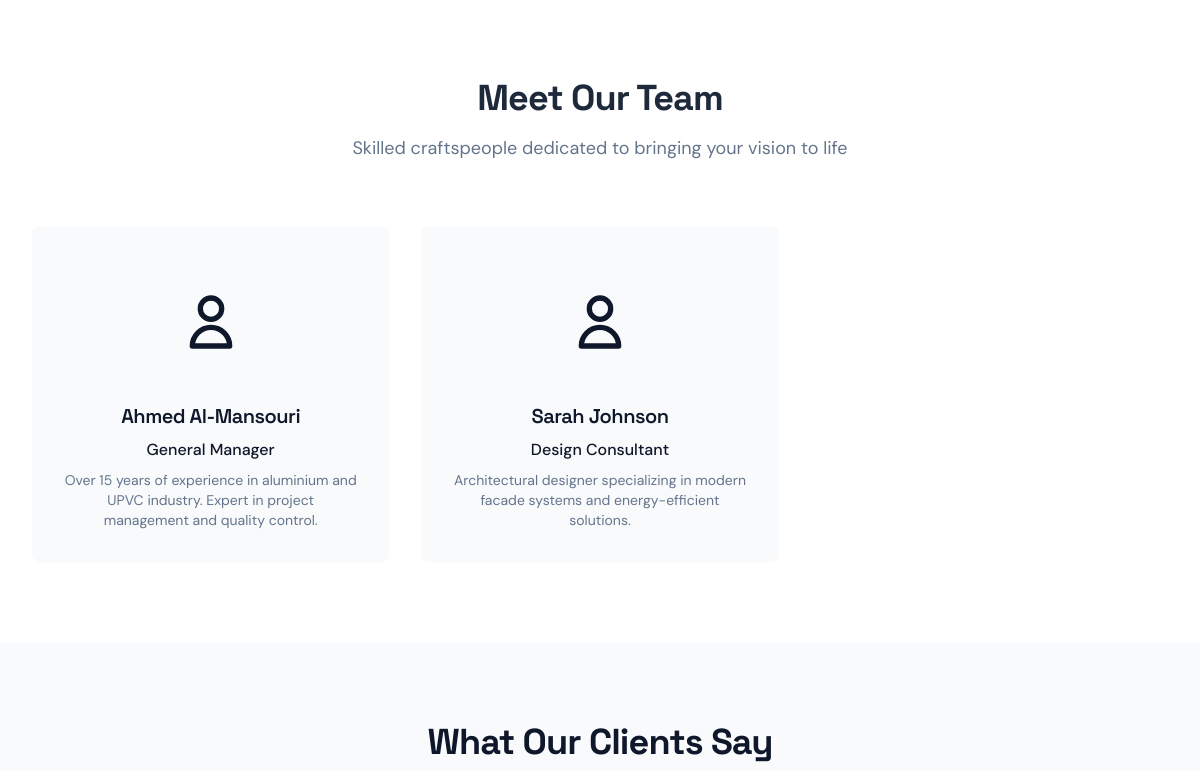
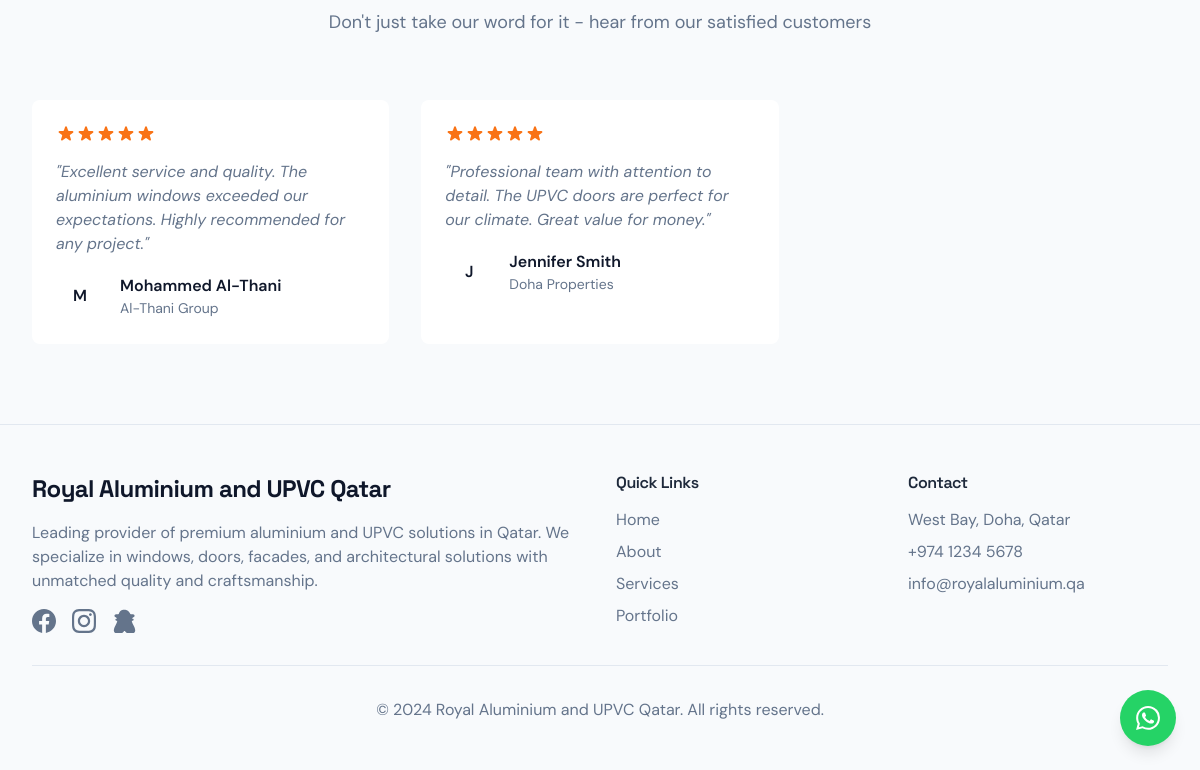
Page /about/ (lower part) on the earlier database version (2 pictures, top to bottom).
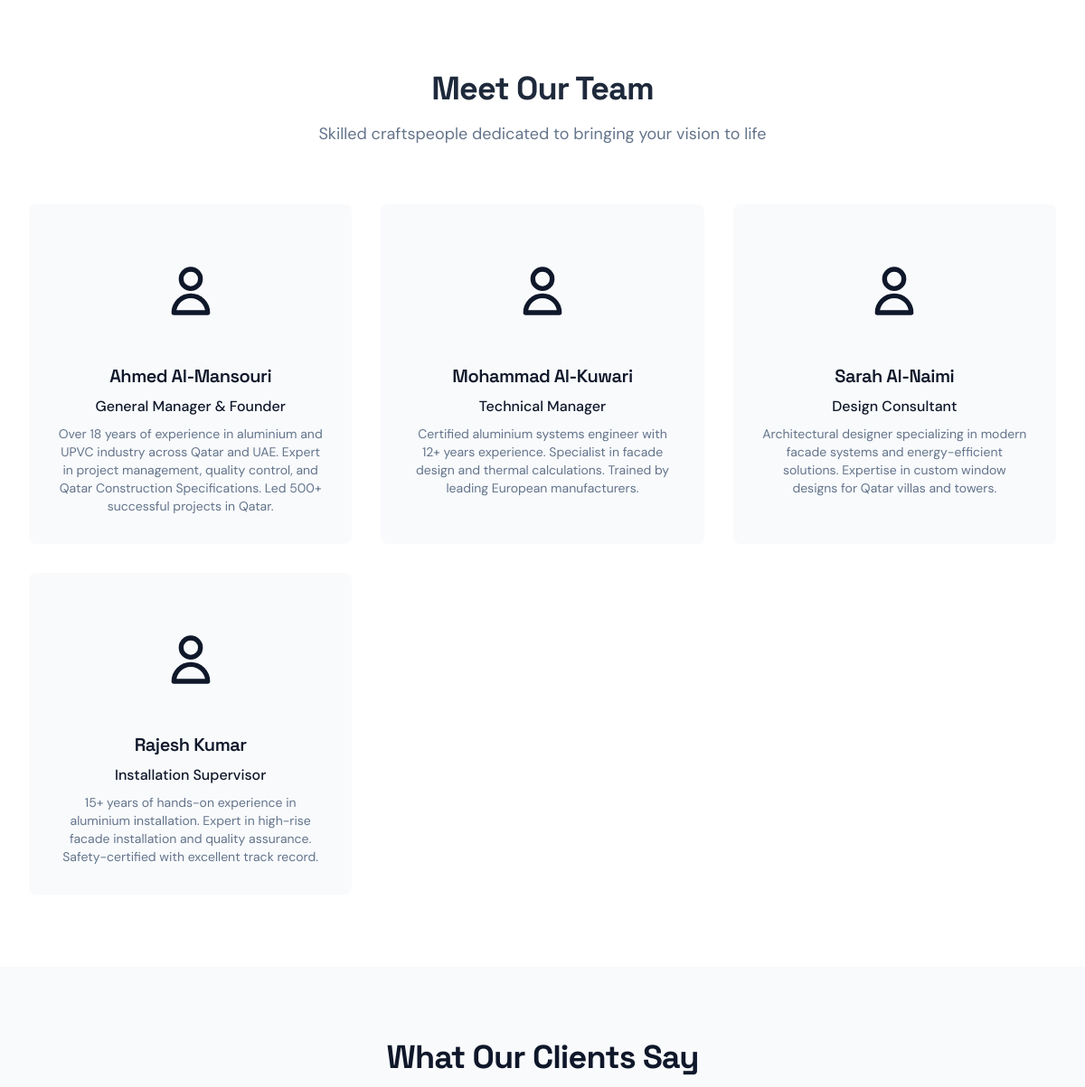
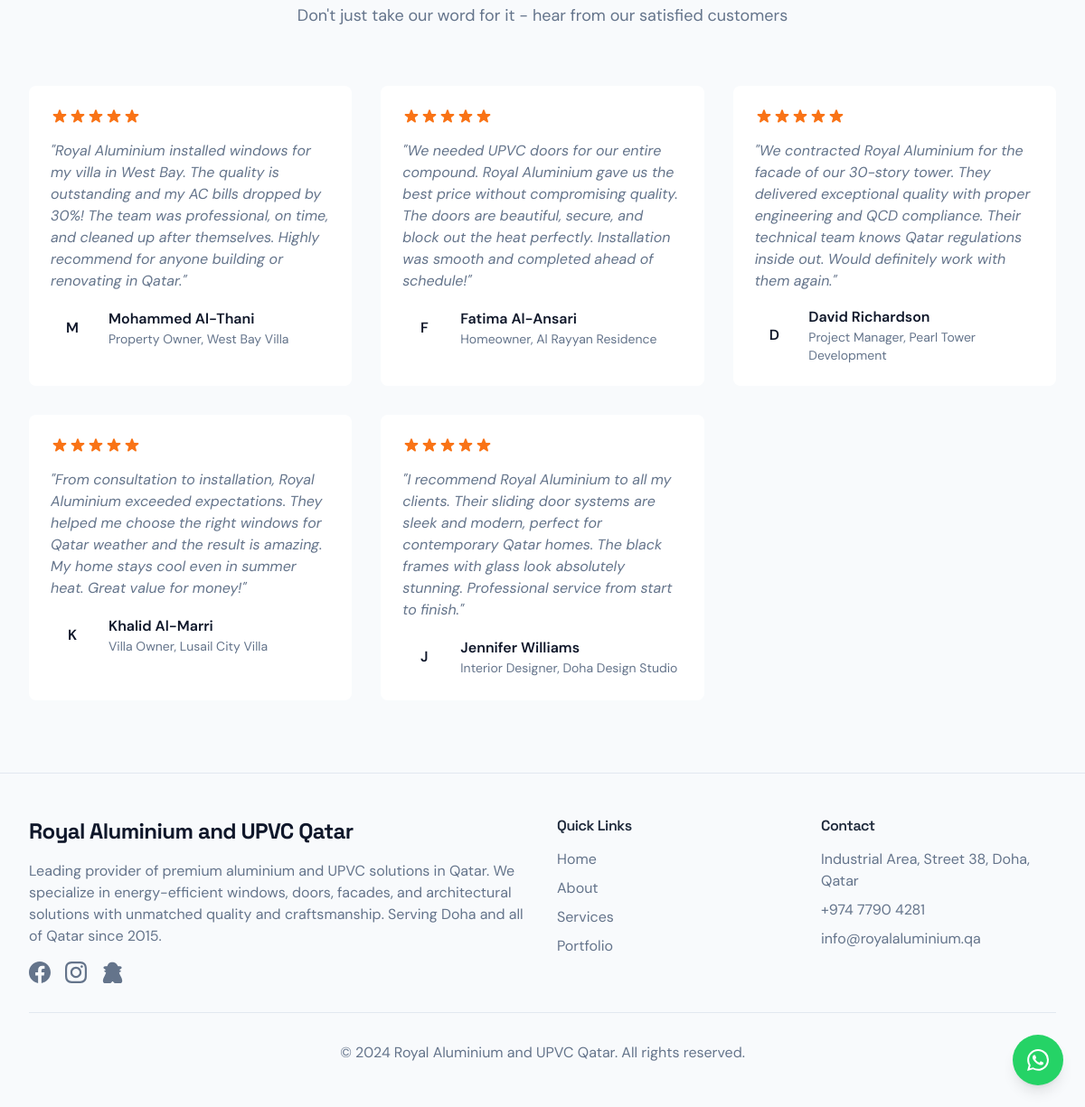
Same page on the later database version (2 pictures, top to bottom).
### millwork_site/models.py (models this page shows, shortened)
class TeamMember(models.Model):
    name = models.CharField(max_length=100)
    name_arabic = models.CharField(max_length=100, blank=True)
    position = models.CharField(max_length=100)
    position_arabic = models.CharField(max_length=100, blank=True)
    bio = models.TextField(blank=True)
    bio_arabic = models.TextField(blank=True)
    image = models.ImageField(upload_to='team/', blank=True, null=True)
    is_active = models.BooleanField(default=True)
    order = models.PositiveIntegerField(default=0)
    created_at = models.DateTimeField(auto_now_add=True)
    class Meta:
        ordering = ['order', 'name']

class Testimonial(models.Model):
    customer_name = models.CharField(max_length=100)
    customer_name_arabic = models.CharField(max_length=100, blank=True)
    position = models.CharField(max_length=100, blank=True)
    position_arabic = models.CharField(max_length=100, blank=True)
    company = models.CharField(max_length=100, blank=True)
    company_arabic = models.CharField(max_length=100, blank=True)
    testimonial = models.TextField()
    testimonial_arabic = models.TextField(blank=True)
    image = models.ImageField(upload_to='testimonials/', blank=True, null=True)
    rating = models.PositiveIntegerField(default=5, choices=[(i, i) for i in range(1, 6)])
    is_active = models.BooleanField(default=True)
    order = models.PositiveIntegerField(default=0)
    created_at = models.DateTimeField(auto_now_add=True)
    class Meta:
        ordering = ['order', '-created_at']

class CompanyInfo(models.Model):
    name = models.CharField(max_length=200, default="Royal Aluminium and UPVC Qatar")
    name_arabic = models.CharField(max_length=200, default="رويال الألمنيوم واليو بي في سي قطر")
    description = models.TextField()
    description_arabic = models.TextField(blank=True)
    address = models.CharField(max_length=500)
    address_arabic = models.CharField(max_length=500, blank=True)
    phone = models.CharField(max_length=20)
    email = models.EmailField()
    whatsapp = models.CharField(max_length=20, blank=True)
    weekday_hours = models.CharField(max_length=100, default="8:00 AM - 6:00 PM", help_text="Monday to Friday hours")
    weekday_hours_arabic = models.CharField(max_length=100, blank=True, help_text="Monday to Friday hours in Arabic")
    saturday_hours = models.CharField(max_length=100, default="9:00 AM - 4:00 PM", help_text="Saturday hours")
    saturday_hours_arabic = models.CharField(max_length=100, blank=True, help_text="Saturday hours in Arabic")
    sunday_hours = models.CharField(max_length=100, default="Closed", help_text="Sunday hours (e.g., 'Closed' or time)")
    sunday_hours_arabic = models.CharField(max_length=100, default="مغلق", help_text="Sunday hours in Arabic")
    service_areas = models.TextField(blank=True, help_text="Comma-separated list of areas served (e.g., Doha, Lusail, West Bay)")
    service_areas_arabic = models.TextField(blank=True, help_text="Comma-separated list of areas in Arabic")
    showroom_address = models.CharField(max_length=500, blank=True, help_text="Physical showroom/office address")
    showroom_address_arabic = models.CharField(max_length=500, blank=True)
    logo = models.ImageField(upload_to='company/', blank=True, null=True)
    hero_image = models.ImageField(upload_to='company/', blank=True, null=True)
    created_at = models.DateTimeField(auto_now_add=True)
    updated_at = models.DateTimeField(auto_now=True)
    class Meta:
        verbose_name = "Company Information"
        verbose_name_plural = "Company Information"

### millwork_site/views.py (the view)
# urls.py: path('about/', views.about, name='about'),
def about(request):
    context = {
        'team_members': TeamMember.objects.filter(is_active=True),
        'testimonials': Testimonial.objects.filter(is_active=True),
        'page_content': PageContent.objects.filter(page='about').first(),
    }
    return render(request, 'about.html', context)

### millwork_site/context_processors.py (called while the page is built)
def company_info(request):
    return {
        'company_info': CompanyInfo.objects.first()
    }

### templates/about.html (shortened to what the changed rows need)
{% extends 'base.html' %}
{% load static %}
{% block content %}
<section class="py-20 bg-background">
    <div class="max-w-7xl mx-auto px-4 sm:px-6 lg:px-8">
        <div class="text-center mb-16">
            <h2 class="text-3xl md:text-4xl font-heading font-bold text-foreground mb-4">
                <span x-show="language === 'en'">Meet Our Team</span>
            </h2>
        </div>
        <div class="grid grid-cols-1 md:grid-cols-2 lg:grid-cols-3 gap-8">
            {% for member in team_members %}
            <div class="bg-card rounded-lg p-8 text-center hover-lift animate-fade-in-up animate-delay-{{ forloop.counter|add:'-1'|divisibleby:3|yesno:'100,200,300' }}">
                {% if member.image and member.image.url %}
                    <img src="{{ member.image.url }}" alt="{{ member.name }}" class="w-32 h-32 rounded-full mx-auto mb-4 object-cover">
                {% else %}
                    <div class="w-32 h-32 rounded-full mx-auto mb-4 bg-primary/10 flex items-center justify-center">
                        <svg class="w-16 h-16 text-primary" fill="none" stroke="currentColor" viewBox="0 0 24 24">
                            <path stroke-linecap="round" stroke-linejoin="round" stroke-width="2" d="M16 7a4 4 0 11-8 0 4 4 0 018 0zM12 14a7 7 0 00-7 7h14a7 7 0 00-7-7z"></path>
                        </svg>
                    </div>
                {% endif %}
                <h3 class="text-xl font-heading font-semibold text-card-foreground mb-2">
                    <span x-show="language === 'en'">{{ member.name }}</span>
                </h3>
                <p class="text-primary font-medium mb-2">
                    <span x-show="language === 'en'">{{ member.position }}</span>
                </p>
                {% if member.bio %}
                <p class="text-muted-foreground text-sm">
                    <span x-show="language === 'en'">{{ member.bio }}</span>
                </p>
                {% endif %}
            </div>
            {% endfor %}
        </div>
    </div>
</section>
{% if testimonials %}
<section class="py-20 bg-card">
    <div class="max-w-7xl mx-auto px-4 sm:px-6 lg:px-8">
        <div class="text-center mb-16">
            <h2 class="text-3xl md:text-4xl font-heading font-bold text-card-foreground mb-4">
                <span x-show="language === 'en'">What Our Clients Say</span>
            </h2>
        </div>
        <div class="grid grid-cols-1 md:grid-cols-2 lg:grid-cols-3 gap-8">
            {% for testimonial in testimonials %}
            <div class="bg-background rounded-lg p-6 hover-lift animate-fade-in-up animate-delay-{{ forloop.counter }}00">
                <div class="flex items-center mb-4">
                </div>
                <p class="text-muted-foreground mb-4 italic">
                    <span x-show="language === 'en'">"{{ testimonial.testimonial }}"</span>
                </p>
                <div class="flex items-center">
                    {% if testimonial.image and testimonial.image.url %}
                    <img src="{{ testimonial.image.url }}" alt="{{ testimonial.customer_name }}" class="w-12 h-12 rounded-full mr-4">
                    {% else %}
                    <div class="w-12 h-12 rounded-full bg-primary/10 flex items-center justify-center mr-4">
                        <span class="text-primary font-semibold">{{ testimonial.customer_name|first }}</span>
                    </div>
                    {% endif %}
                    <div>
                        <p class="font-semibold text-card-foreground">
                            <span x-show="language === 'en'">{{ testimonial.customer_name }}</span>
                        </p>
                        {% if testimonial.position or testimonial.company %}
                        <p class="text-sm text-muted-foreground">
                            <span x-show="language === 'en'">{{ testimonial.position }}{% if testimonial.position and testimonial.company %}, {% endif %}{{ testimonial.company }}</span>
                        </p>
                        {% endif %}
                    </div>
                </div>
            </div>
            {% endfor %}
        </div>
    </div>
</section>
{% endif %}
{% endblock %}

### templates/base.html (shortened to what the changed rows need)
{% load static %}
<!DOCTYPE html>
<html lang="en" x-data="{ language: 'en', darkMode: false }" :class="{ 'dark': darkMode, 'rtl': language === 'ar' }">
<head>
    <script src="https://cdn.tailwindcss.com"></script>
    <link rel="stylesheet" href="{% static 'css/globals.css' %}">
    <link rel="stylesheet" href="{% static 'css/animations.css' %}">
</head>
<body class="font-body">
    <main>
        {% block content %}{% endblock %}
    </main>
    <footer class="bg-card text-card-foreground border-t border-border">
        <div class="max-w-7xl mx-auto px-4 sm:px-6 lg:px-8 py-12">
            <div class="grid grid-cols-1 md:grid-cols-4 gap-8">
                <div class="md:col-span-2">
                    <div class="flex items-center mb-4">
                        <h3 class="text-2xl font-heading font-bold text-primary">
                            <span x-show="language === 'en'">{{ company_info.name|default:"Royal Aluminium & UPVC Qatar" }}</span>
                        </h3>
                    </div>
                    <p class="text-muted-foreground mb-4" x-show="language === 'en'">
                        {{ company_info.description|default:"Professional aluminium and UPVC services in Qatar specializing in windows, doors, facades, and architectural solutions. We bring your vision to life with premium quality and craftsmanship." }}
                    </p>
                    <div class="flex space-x-4" :class="{ 'space-x-reverse': language === 'ar' }">
                        <a href="#" class="text-muted-foreground hover:text-primary transition-colors" title="Facebook">
                        </a>
                        <a href="#" class="text-muted-foreground hover:text-primary transition-colors" title="Instagram">
                        </a>
                        <a href="#" class="text-muted-foreground hover:text-primary transition-colors" title="Snapchat">
                        </a>
                    </div>
                </div>
                <div>
                    <div class="space-y-2 text-muted-foreground">
                        <p>
                            <span x-show="language === 'en'">{{ company_info.address|default:"Doha, Qatar" }}</span>
                        </p>
                        <p>{{ company_info.phone|default:"+974 7790 4281" }}</p>
                        <p>{{ company_info.email|default:"info@royalaluminium.qa" }}</p>
                    </div>
                </div>
            </div>
        </div>
    </footer>
</body>
</html>

Differences in the rows shown:
removed TeamMember: name "Sarah Johnson", position "Design Consultant", bio "Architectural designer specializing in modern facade systems and energy-efficient solutions."
removed Testimonial: rating 5 (drawn), testimonial "Excellent service and quality. The aluminium windows exceeded our expectations. Highly recommended for any project.", customer_name|first "M", customer_name "Mohammed Al-Thani", company "Al-Thani Group"
removed Testimonial: rating 5 (drawn), testimonial "Professional team with attention to detail. The UPVC doors are perfect for our climate. Great value for money.", customer_name|first "J", customer_name "Jennifer Smith", company "Doha Properties"
changed TeamMember "Ahmed Al-Mansouri": position "General Manager" → "General Manager & Founder"; bio "Over 15 years of experience in aluminium and UPVC industry. Expert in project management and quality control." → "Over 18 years of experience in aluminium and UPVC industry across Qatar and UAE. Expert in project management, quality control, and Qatar Construction Specifications. Led 500+ successful projects in Qatar."
added TeamMember: name "Mohammad Al-Kuwari", position "Technical Manager", bio "Certified aluminium systems engineer with 12+ years experience. Specialist in facade design and thermal calculations. Trained by leading European manufacturers."
added TeamMember: name "Sarah Al-Naimi", position "Design Consultant", bio "Architectural designer specializing in modern facade systems and energy-efficient solutions. Expertise in custom window designs for Qatar villas and towers."
added TeamMember: name "Rajesh Kumar", position "Installation Supervisor", bio "15+ years of hands-on experience in aluminium installation. Expert in high-rise facade installation and quality assurance. Safety-certified with excellent track record."
added Testimonial: rating 5 (drawn), testimonial "Royal Aluminium installed windows for my villa in West Bay. The quality is outstanding and my AC bills dropped by 30%! The team was professional, on time, and cleaned up after themselves. Highly recommend for anyone building or renovating in Qatar.", customer_name|first "M", customer_name "Mohammed Al-Thani", position "Property Owner", company "West Bay Villa"
added Testimonial: rating 5 (drawn), testimonial "We needed UPVC doors for our entire compound. Royal Aluminium gave us the best price without compromising quality. The doors are beautiful, secure, and block out the heat perfectly. Installation was smooth and completed ahead of schedule!", customer_name|first "F", customer_name "Fatima Al-Ansari", position "Homeowner", company "Al Rayyan Residence"
added Testimonial: rating 5 (drawn), testimonial "We contracted Royal Aluminium for the facade of our 30-story tower. They delivered exceptional quality with proper engineering and QCD compliance. Their technical team knows Qatar regulations inside out. Would definitely work with them again.", customer_name|first "D", customer_name "David Richardson", position "Project Manager", company "Pearl Tower Development"
added Testimonial: rating 5 (drawn), testimonial "From consultation to installation, Royal Aluminium exceeded expectations. They helped me choose the right windows for Qatar weather and the result is amazing. My home stays cool even in summer heat. Great value for money!", customer_name|first "K", customer_name "Khalid Al-Marri", position "Villa Owner", company "Lusail City Villa"
added Testimonial: rating 5 (drawn), testimonial "I recommend Royal Aluminium to all my clients. Their sliding door systems are sleek and modern, perfect for contemporary Qatar homes. The black frames with glass look absolutely stunning. Professional service from start to finish.", customer_name|first "J", customer_name "Jennifer Williams", position "Interior Designer", company "Doha Design Studio"
changed CompanyInfo "Royal Aluminium and UPVC Qatar": description "…Qatar. We specialize in windows, doors, facades, and architectural solutions with unmatched quality and craftsmanship." → "…Qatar. We specialize in energy-efficient windows, doors, facades, and architectural solutions with unmatched quality and craftsmanship. Serving Doha and all of Qatar since 2015."; address "West Bay, Doha, Qatar" → "Industrial Area, Street 38, Doha, Qatar"; phone "+974 1234 5678" → "+974 7790 4281"
